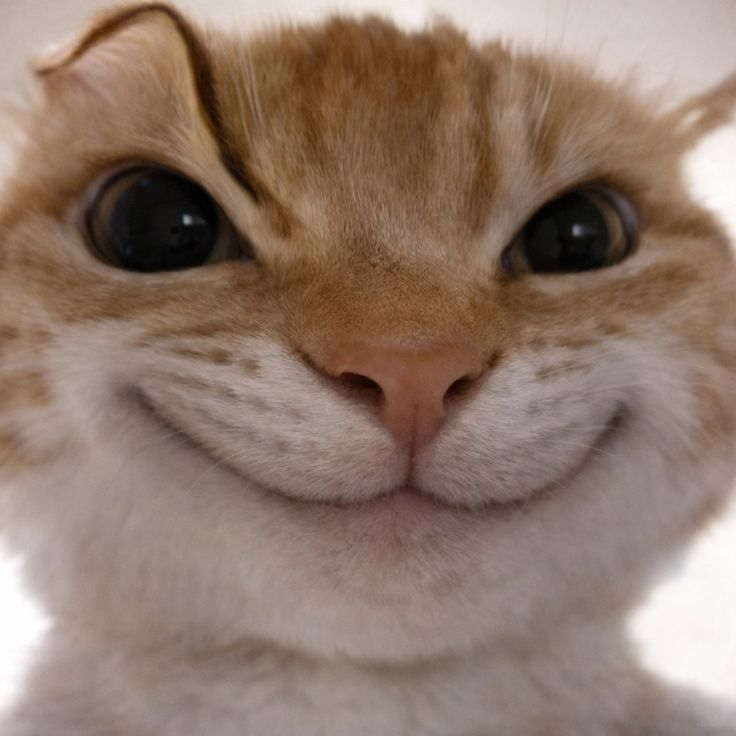
#> input picture input/Gato meme.jpg, 736 x 736 px; its folder holds only this picture in this run
$ python main.py   (older library calls are emulated)
#> lines starting #> are read from the running program, lines starting #| are printed output that depends on the picture
import cv2
import numpy as np
import os

BASE_DIR = os.path.dirname(os.path.abspath(__file__))
INPUT_DIR = os.path.join(BASE_DIR, "input")
OUTPUT_DIR = os.path.join(BASE_DIR, "output")

def process_images():
    os.makedirs(OUTPUT_DIR, exist_ok=True)

    for file in os.listdir(INPUT_DIR):
        if file.lower().endswith((".jpg", ".png", ".jpeg")):
            img_path = os.path.join(INPUT_DIR, file)
            img = cv2.imread(img_path)
#> img is the input picture: shape (736, 736, 3); mean B, G, R 107.7, 120.9, 143.1

            if img is None:
                continue

            name = os.path.splitext(file)[0]

            # Filter 1: Color Reduction
            data = img.reshape((-1, 3)).astype(np.float32)
            _, labels, centers = cv2.kmeans(
                data,
                6,
                None,
                (cv2.TERM_CRITERIA_EPS + cv2.TERM_CRITERIA_MAX_ITER, 10, 1.0),
                10,
                cv2.KMEANS_RANDOM_CENTERS
            )
#> centers = [[97.62, 112.8, 137.5], [15.86, 22.7, 32.87], [130.3, 138.3, 156.3], [236.8, 240, 244.7], [182.7, 189.2, 204.4], [54.62, 78.85, 112.9]]

            reduced = centers[labels.flatten()].reshape(img.shape).astype(np.uint8)
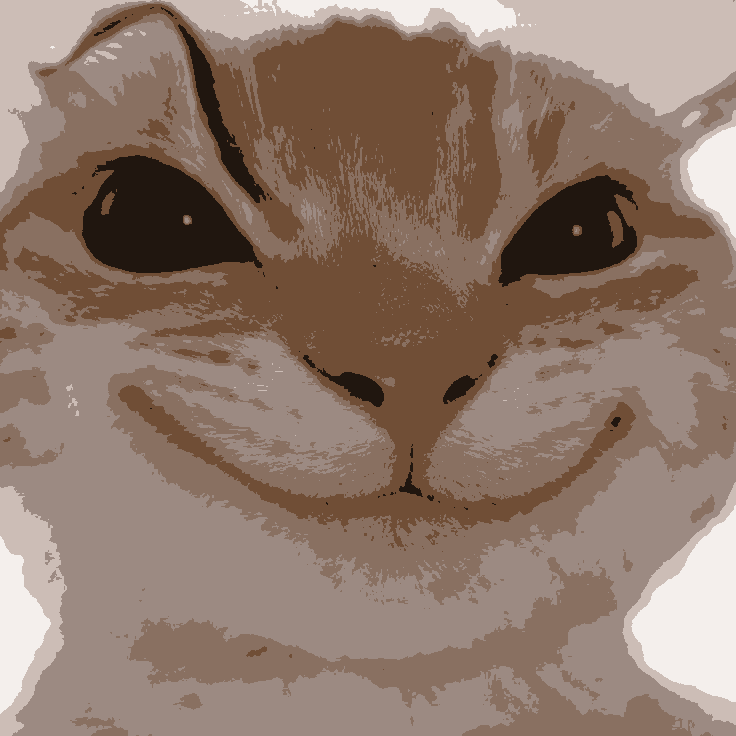
#> reduced: shape (736, 736, 3); mean B, G, R 107.2, 120.3, 142.5
            cv2.imwrite(
                os.path.join(OUTPUT_DIR, f"{name}_color_reduction.png"),
                reduced
            )

            # Filter 2: Contrast Enhancement
            gray = cv2.cvtColor(img, cv2.COLOR_BGR2GRAY)
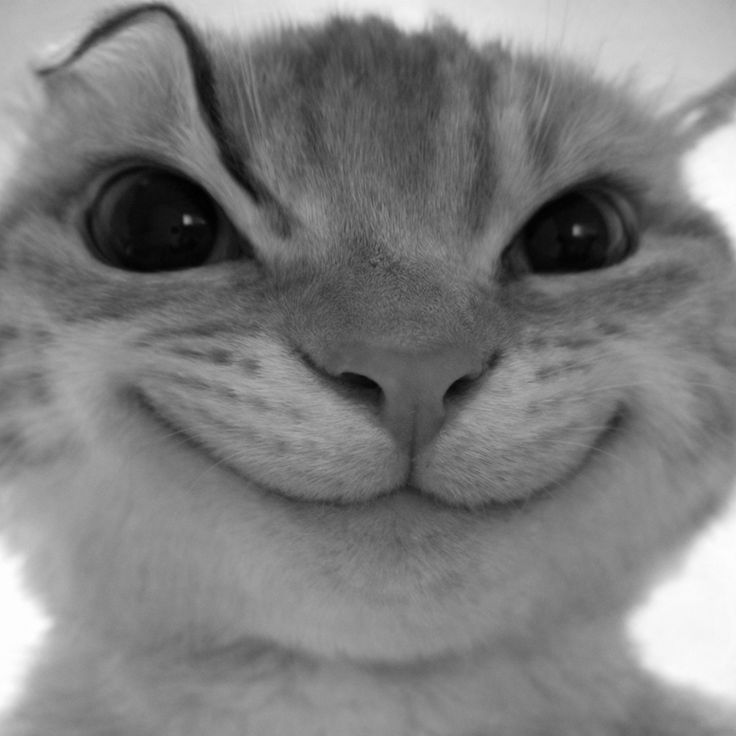
#> gray: shape (736, 736); min 0, max 255, mean 126.1
            enhanced = cv2.equalizeHist(gray)
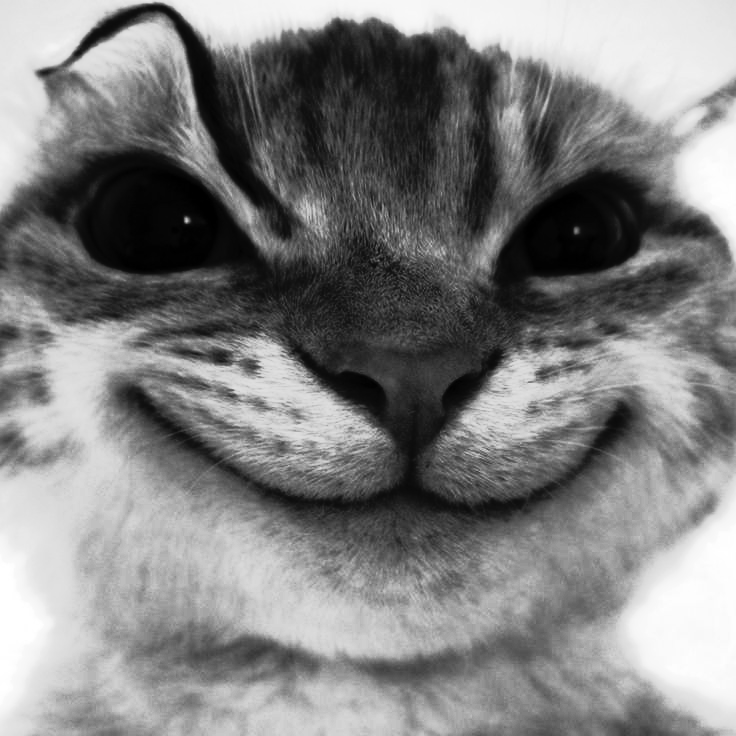
#> enhanced: shape (736, 736); min 0, max 255, mean 128.6
            cv2.imwrite(
                os.path.join(OUTPUT_DIR, f"{name}_contrast.png"),
                enhanced
            )

            # Filter 3: Image Sharpening
            sharpening_kernel = np.array([
                [0, -1, 0],
                [-1, 5, -1],
                [0, -1, 0]
            ])
            sharpened = cv2.filter2D(reduced, -1, sharpening_kernel)
            cv2.imwrite(
                os.path.join(OUTPUT_DIR, f"{name}_sharpened.png"),
                sharpened
            )

            # Filter 4: Sobel Edge Detection
            sobel_x = cv2.Sobel(sharpened, cv2.CV_64F, 1, 0, ksize=3)
            sobel_y = cv2.Sobel(sharpened, cv2.CV_64F, 0, 1, ksize=3)
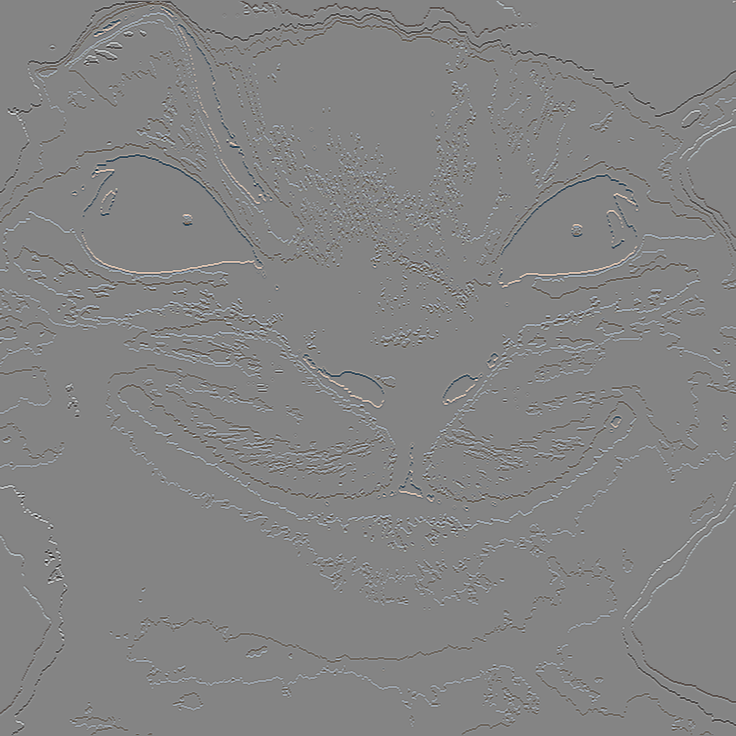
#> sobel_y: shape (736, 736, 3) float64; mean B, G, R -0.9, -0.8, -0.7; drawn with min black and max white
            edges = cv2.convertScaleAbs(cv2.magnitude(sobel_x, sobel_y))
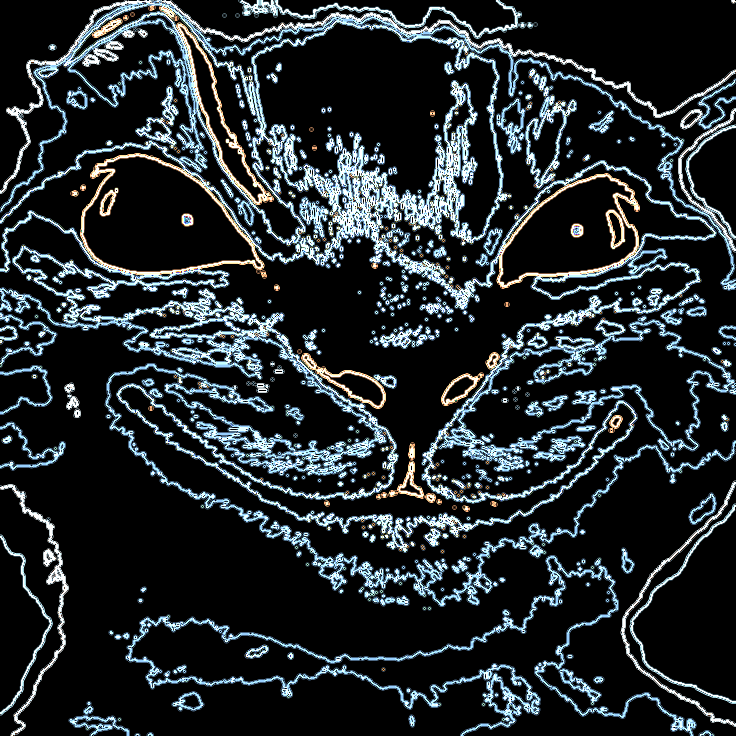
#> edges: shape (736, 736, 3); mean B, G, R 46.1, 43.2, 37
            cv2.imwrite(
                os.path.join(OUTPUT_DIR, f"{name}_edges.png"),
                edges
            )

            # Filter 5: Edge Thickening
            kernel = np.ones((3, 3), np.uint8)
            thick_edges = cv2.dilate(edges, kernel, iterations=1)
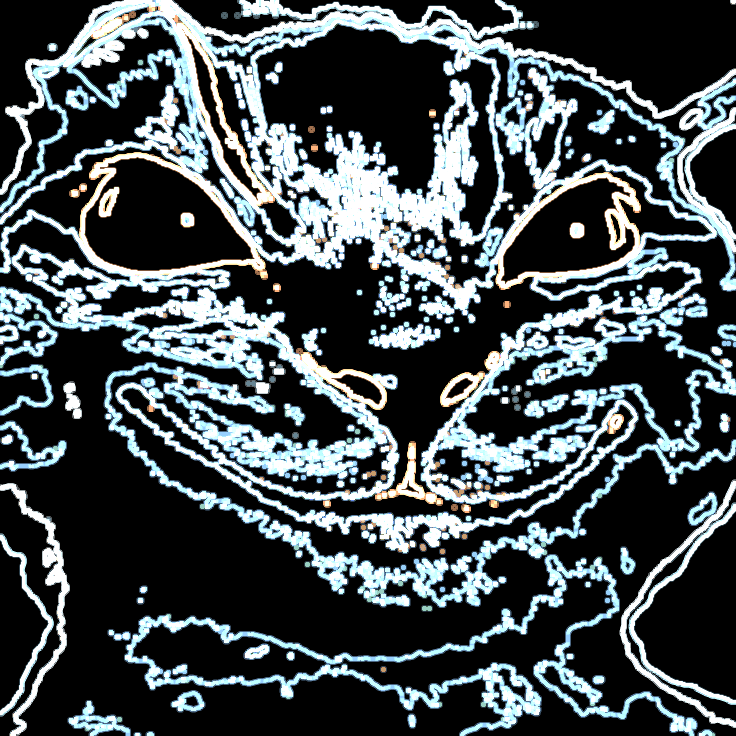
#> thick_edges: shape (736, 736, 3); mean B, G, R 80.5, 78.2, 70.7
            cv2.imwrite(
                os.path.join(OUTPUT_DIR, f"{name}_edge_outline.png"),
                thick_edges
            )

            # Combined Output of Filters
            if len(thick_edges.shape) == 2:
                thick_edges_bgr = cv2.cvtColor(thick_edges, cv2.COLOR_GRAY2BGR)
            else:
                thick_edges_bgr = thick_edges

            final = cv2.addWeighted(
                sharpened,
                0.9,
                thick_edges_bgr,
                0.1,
                0
            )
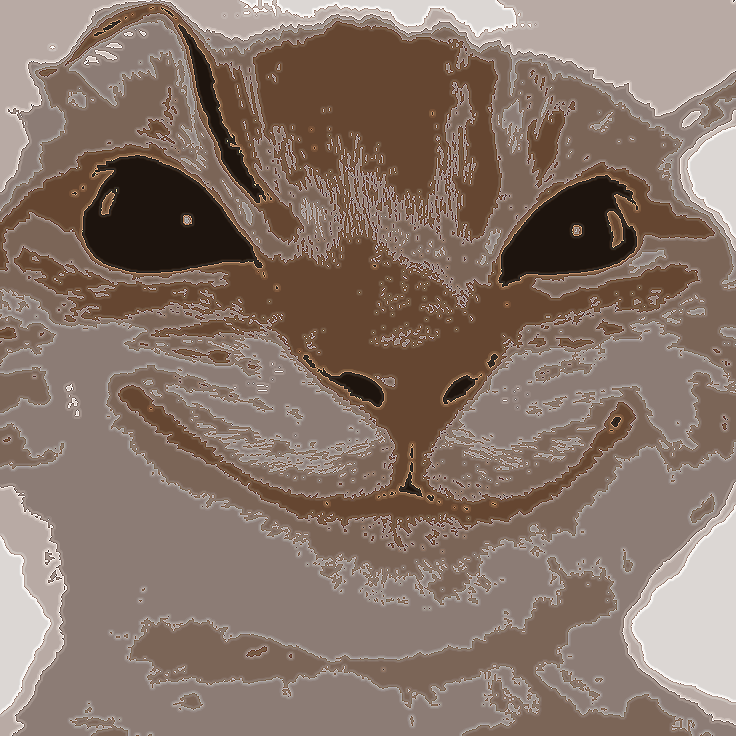
#> final: shape (736, 736, 3); mean B, G, R 104.9, 116.2, 135.4

            cv2.imwrite(
                os.path.join(OUTPUT_DIR, f"{name}_combined.png"),
                final
            )

            print(f"Processed: {file}")

if __name__ == "__main__":
    process_images()
